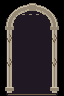

This is a level from a 2D game, rendered from its Tiled map with the project's own tilesets. A one-line summary and the complete map file follow:
An orthogonal 2x3 tile map with 32x32 px tiles, 1 tile layer (Assembly), 3 tilesets.

<map version="1.10" orientation="orthogonal" renderorder="right-down" width="2" height="3" tilewidth="32" tileheight="32" infinite="0" nextlayerid="2" nextobjectid="1">
  <tileset firstgid="1" source="../floors.tsx" />
  <tileset firstgid="321" source="../walls.tsx" />
  <tileset firstgid="961" source="../architecture.tsx" />
  <layer id="1" name="Assembly" width="2" height="3">
    <data encoding="csv">
1033,1034,
1049,1050,
1065,1066
</data>
  </layer>
</map>
